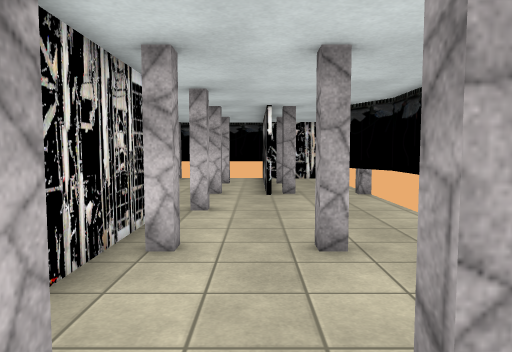
view 1 (above)

14 first-person views from a walk through a 3-D level made in the Unity game engine. The camera is 1.4 m above the floor, tilts 4° down and sees 70° across. The floor is counted in squares, 1 m on a side. Each view is taken from the middle of a square. On the plan, view 1 faces up. The plan holds only what a view shows up to about 16 squares ahead; the rest is blank. The place goes on beyond the plan. The player character is not drawn. Some animated figures are left out. Some surface patterns are stand-ins.

view 2
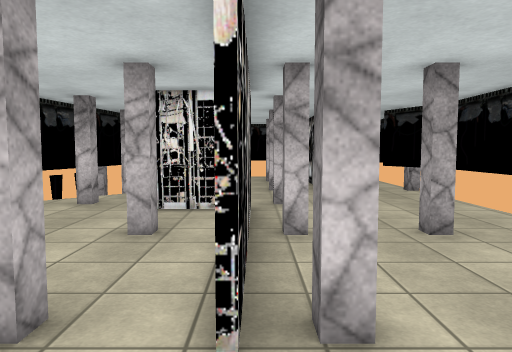

view 3
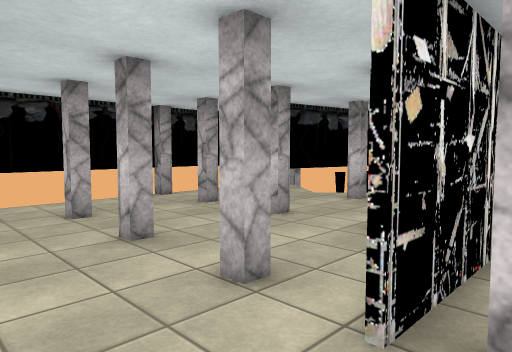

view 4
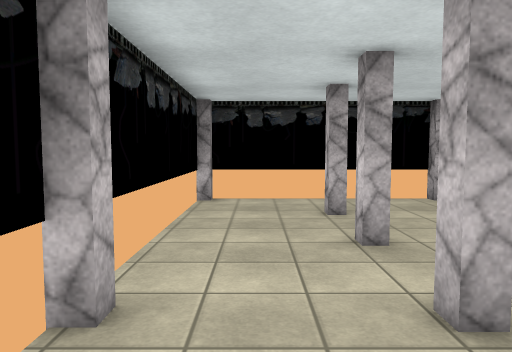

view 5
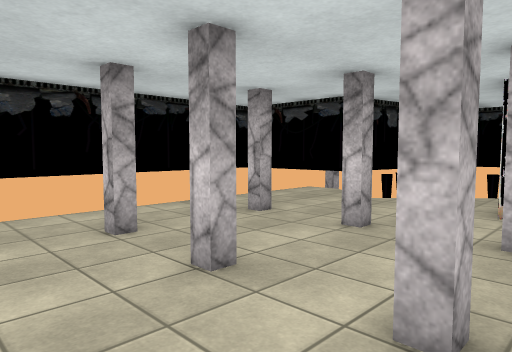

view 6
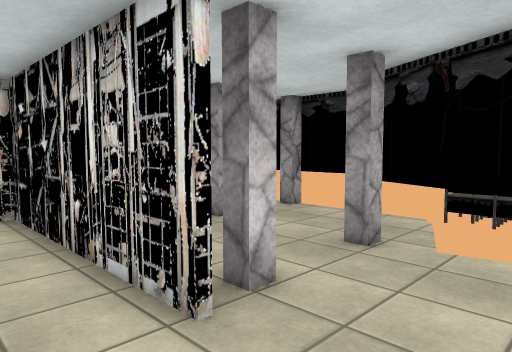

view 7
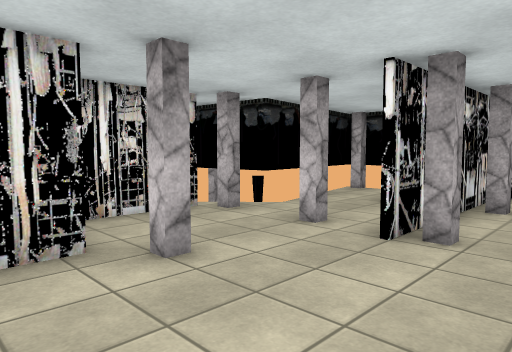

view 8
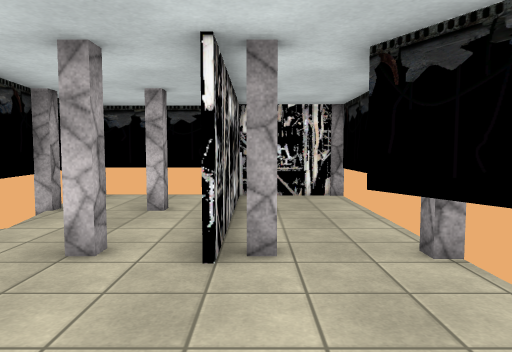

view 9
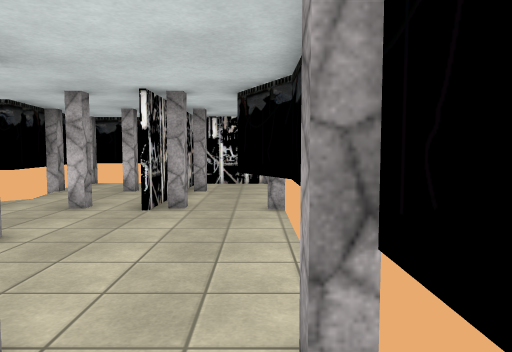

view 10
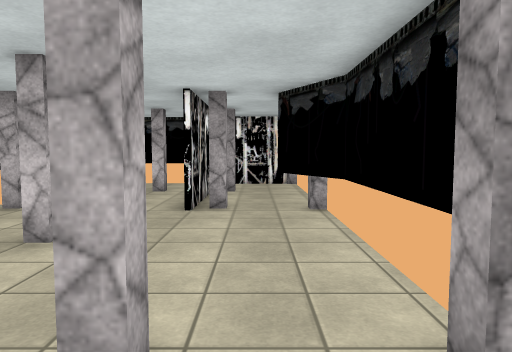

view 11
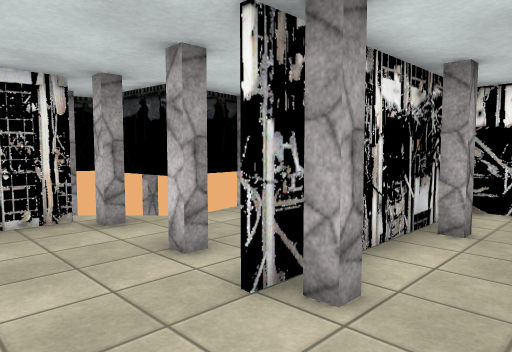

view 12
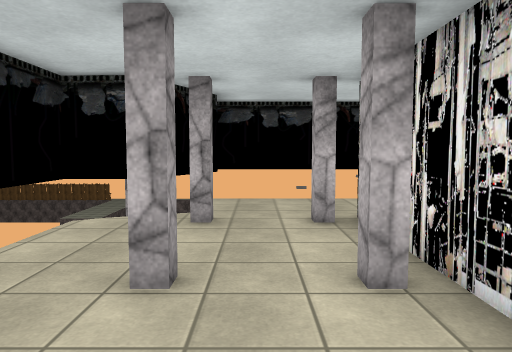

view 13
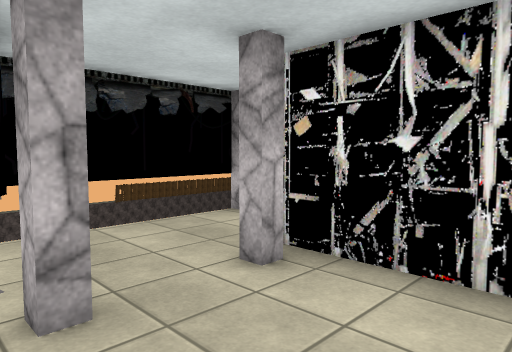

view 14
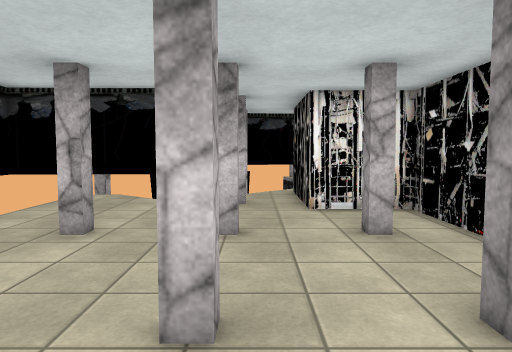

### Floor plan
Key: @ floor where view 1 was taken; # wall or solid block; . floor; v drop or lower ground; T thing the floor can be seen under or through.
Columns run from 12 left of view 1 to 4 right of it. Each row starts with its distance up from view 1.
 19         #########
 18         #...#...#
 17        #....#...
 16    v    #...##..
 15    v    #...#...
 14         #...#...
 13         v...#..
 12 #v   vvv#...##.TT
 11       v#.......T
 10  ..v v.#........
  9  ...v#.#...#....#
  8 ##TTT..####.....#
  7 #.........#.....#
  6 #.........#.....#
  5 #..#.#..#.#..#..#
  4 #.........#.....#
  3 #.........#.....#
  2 #..#.#..#.#..##
  1 #.............#
  0 #...........@
 -1 #............
 -2 ##    ########

Positions as (right, up) in squares from view 1, and headings:
1: (0, 0), facing up
2: (-2, -1), facing up
3: (-1, -1), facing up-left
4: (-1, 0), facing left
5: (-3, -1), facing up-left
6: (-4, -1), facing up-right
7: (3, 6), facing up-left
8: (1, 7), facing up
9: (3, 3), facing up
10: (2, 3), facing up
11: (3, 9), facing up-left
12: (0, 9), facing down
13: (2, 5), facing down-left
14: (-6, -1), facing up
